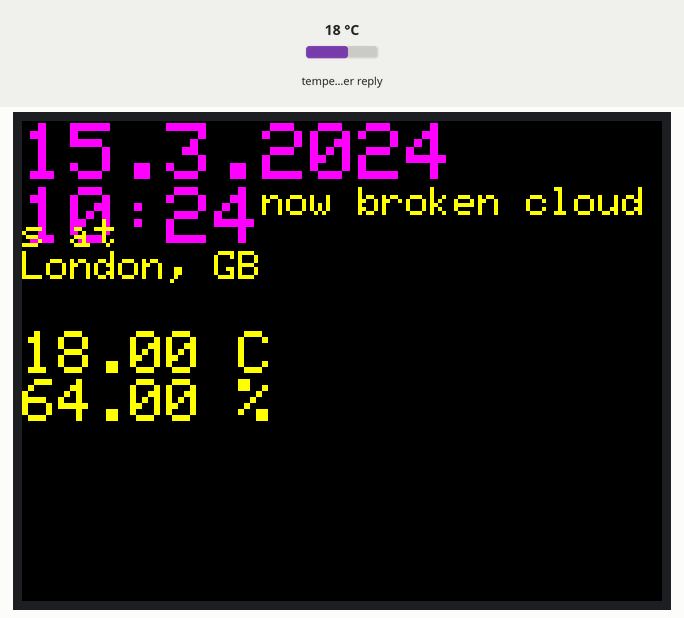
A sketch run on a simulated ESP32. Parts: 320×240 colour display. The test bench sets the inputs (shaded band); at power-on: temperature in the weather reply 18 °C. WiFi joins after 1.5 s; servers stay silent unless stated; the local clock reads 2024-03-15 10:24:30 at power-on unless the sketch sets it; web services answer with replies made up by the test bench.

Above: at 2.8 s.
At 103.11 s:
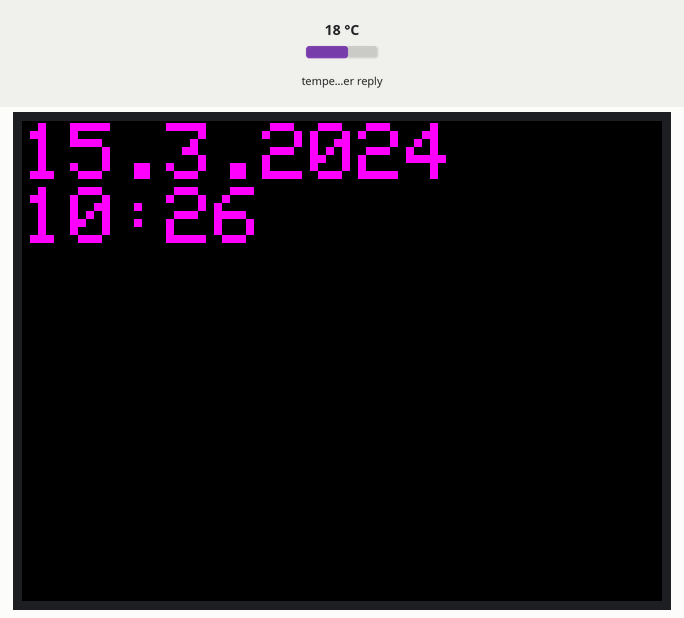

Measured:
- what the display in image 0 shows lasts 100.0 s, from 2.7 s to 102.7 s

The sketch:

sketch_feb23a.ino
```cpp
#include <ArduinoJson.h>
#include <ArduinoJson.hpp>
#include <WiFi.h>
#include <HTTPClient.h>

#include <Adafruit_GFX.h>
#include <Adafruit_GrayOLED.h>
#include <Adafruit_SPITFT.h>
#include <Adafruit_SPITFT_Macros.h>
#include <gfxfont.h>

#include <Wire.h>
#include "credentials.h"
// ########################################################
// ########################################################
// #
// #              Sketch:  Draw_Centered_String
// #
// #                Date:  1-22-24
// #
// #  This sketch is draws a centered text string on the
// #                MSP2807 ILI9341 TFT Display
// #
// # This sketch uses an ILI9341 Constructor of the form:
// #
// # Adafruit_ILI9341 tft = Adafruit_ILI9341(TFT_CS, TFT_DC, TFT_MOSI, TFT_SCK, TFT_RST, TFT_MISO);
// #
// #   TFT_MISO and TFT_SCK pin connections must also be defined and
// #      connected to the ESP32 for this sketch to work
// #
// #      Microprocessor:  ESP32 Dev Module
// #                       30-Pin, ESP32 DEVKIT V1
// #                       www.doit.am
// #
// #           Tool Kit:  Board Model:  ESP32 Dev Module
// #                      Serial Port:  COM4
// #
// #             Display:  MSP2807
// #                       TFT LCD, 320 x 240 Pixels
// #          Control IC:  ILI9341
// #
// #    Silicon Labs CP210X Driver is used to connect ESP32 to COM4
// #
// ####################################################################

// ####################################################################
// #
// #     Define standard boilerplate Bodmer pin connections between the
// #     ILI9341 display and the ESP32 uP driving it.
// #
// #     This is the same boilerplate pin mapping as used in the User_Setup
// #     Setup1_ILI9341 in the TFT_eSPI Library
// #
// ####################################################################

#define TFT_CS 15  // TFT CS  pin conn to ESP32 uP pin 15  Brown
#define TFT_RST 4  // TFT RST pin conn to ESP32 uP pin  4  Red
#define TFT_DC 2   // TFT DC  pin conn to ESP32 uP pin  2  Orange

// ####################################################################
// #
// #    Other standard, additional boilerplate Bodmer pin connections
// #    between the ILI9341 display and the ESP32 uP are listed below
// #
// ####################################################################

#define TFT_MOSI 23  // TFT MOSI pin conn to ESP32 uP pin 23  Yellow
#define TFT_SCK 18   // TFT SCK pin conn to ESP32 uP pin 18   Green

#define TFT_MISO 19  // TFT MISO pin conn to ESP32 uP pin 19 Gray - Used

//  #define TFT_LED  3.3V     // TFT LED conn to ESP32 uP pin 3.3V

// ####################################################################
// ####################################################################

#include <SPI.h>

#include <Adafruit_GFX.h>      // include Adafruit graphics library
#include <Adafruit_ILI9341.h>  // include Adafruit ILI9341 TFT library

// initialize the ILI9341 TFT library

Adafruit_ILI9341 display = Adafruit_ILI9341(TFT_CS, TFT_DC, TFT_MOSI, TFT_SCK, TFT_RST, TFT_MISO);

// ####################################################################
// ####################################################################

void displayWeather();
void displayTime();

void setup(void) {
  display.begin();
  display.setRotation(1);
  display.fillScreen(ILI9341_BLACK);

  //init wifi
  WiFi.begin(ssid, password);
  while (WiFi.status() != WL_CONNECTED) {
    delay(1000);
  }

  display.setTextColor(ILI9341_MAGENTA);
  display.setCursor(0, 40);
  display.setTextSize(5);
  display.println("Weather");
  display.println("Station");
}

void loop() {
  if (WiFi.status() == WL_CONNECTED) {
    display.fillScreen(ILI9341_BLACK);
    display.setCursor(0, 1);

    displayTime();
    displayWeather();
    delay(100000);
  }
}

void displayTime() {
  HTTPClient http;

  // Set HTTP Request Final URL with Location information
  http.begin(URLTime + "latitude=" + lat + "&longitude=" + lon);

  // Start connection and send HTTP Request
  int httpCode = http.GET();

  // httpCode will be negative on error
  if (httpCode > 0) {
    // Read Data as a JSON string
    String JSON_Data = http.getString();
    // Retrieve some information about the time from the JSON format
    DynamicJsonDocument doc(1024);
    deserializeJson(doc, JSON_Data);
    JsonObject obj = doc.as<JsonObject>();
    // Display the Current Time Info
    int day = obj["day"];
    int month = obj["month"];
    int year = obj["year"];

    int hour = obj["hour"];
    int minute = obj["minute"];

    display.setTextColor(ILI9341_MAGENTA);
    display.setTextSize(4);
    display.print(day);
    display.print(".");
    display.print(month);
    display.print(".");
    display.println(year);

    display.print(hour);
    display.print(":");
    display.print(minute);
  } else {
    display.fillScreen(ILI9341_BLACK);
    display.println("Can't Get DATA!");
  }
  http.end();
}

void displayWeather() {
  HTTPClient http;

  // Set HTTP Request Final URL with Location and API key information
  http.begin(URLWeather + "lat=" + lat + "&lon=" + lon + "&units=metric&appid=" + ApiKey);

  // start connection and send HTTP Request
  int httpCode = http.GET();

  // httpCode will be negative on error
  if (httpCode > 0) {
    // Read Data as a JSON string
    String JSON_Data = http.getString();
    // Retrieve some information about the weather from the JSON format
    DynamicJsonDocument doc(2048);
    deserializeJson(doc, JSON_Data);
    JsonObject obj = doc.as<JsonObject>();
    // Display the Current Weather Info
    const char* description = obj["weather"][0]["description"].as<const char*>();
    const char* place = obj["name"].as<const char*>();
    const char* country = obj["sys"]["country"].as<const char*>();

    const float temp = obj["main"]["temp"].as<float>();
    const float humidity = obj["main"]["humidity"].as<float>();

    display.setTextColor(ILI9341_YELLOW);
    display.setTextSize(2);
    display.print("now ");
    display.print(description);
    display.println(" at");
    display.print(place);
    display.print(", ");
    display.println(country);

    display.setTextColor(ILI9341_YELLOW);
    display.setTextSize(3);
    display.println("");
    display.print(temp);
    display.println(" C");
    display.print(humidity);
    display.println(" %");
  } else {
    display.fillScreen(ILI9341_BLACK);
    display.println("Can't Get DATA!");
  }
  http.end();
}
```

credentials.h
```cpp
//Put your WiFi Credentials here
const char* ssid = "zzfimaAP";
const char* password = "abcd1234";

//URL Endpoint for the API
String URLWeather = "http://api.openweathermap.org/data/2.5/weather?";
String ApiKey = "688c9b66fee47c15cd5572e1a602e078";

String URLTime = "https://timeapi.io/api/time/current/coordinate?";

// Yosef Katran
String lat = "32.690710976337094";
String lon = "35.248956188511";
```
